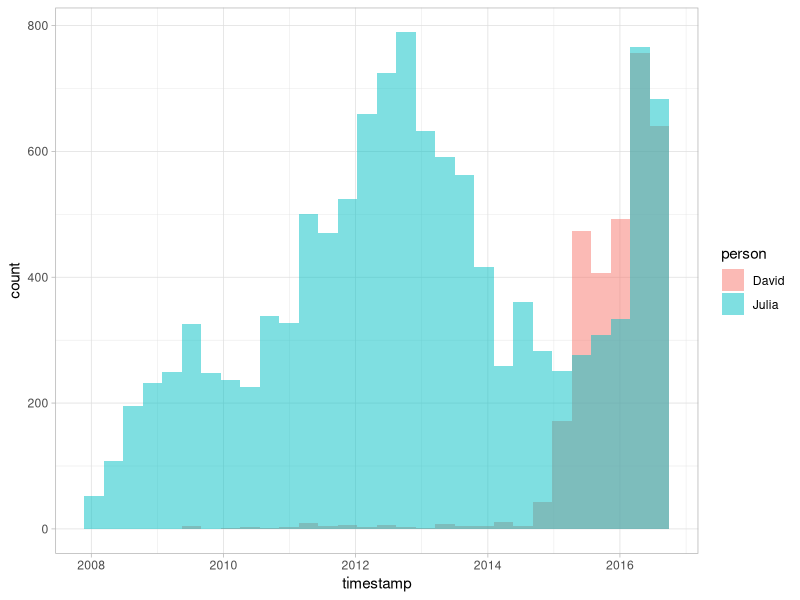
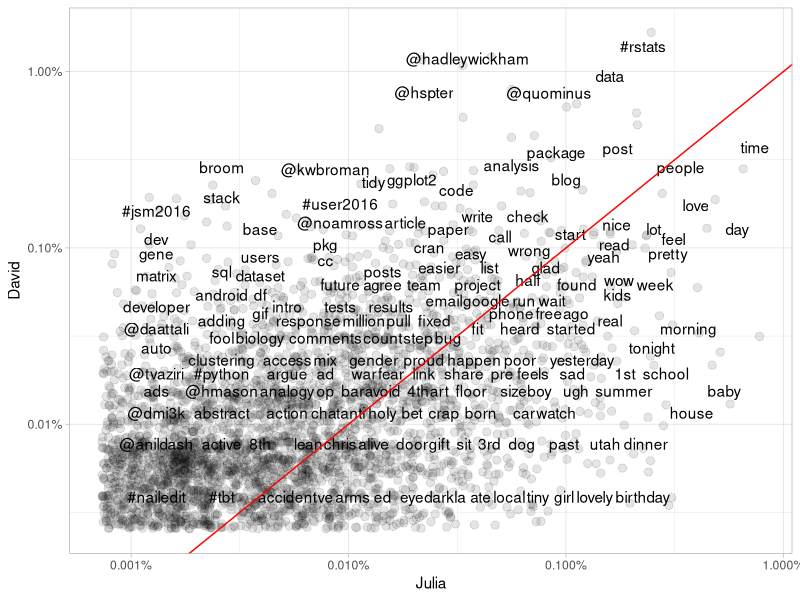
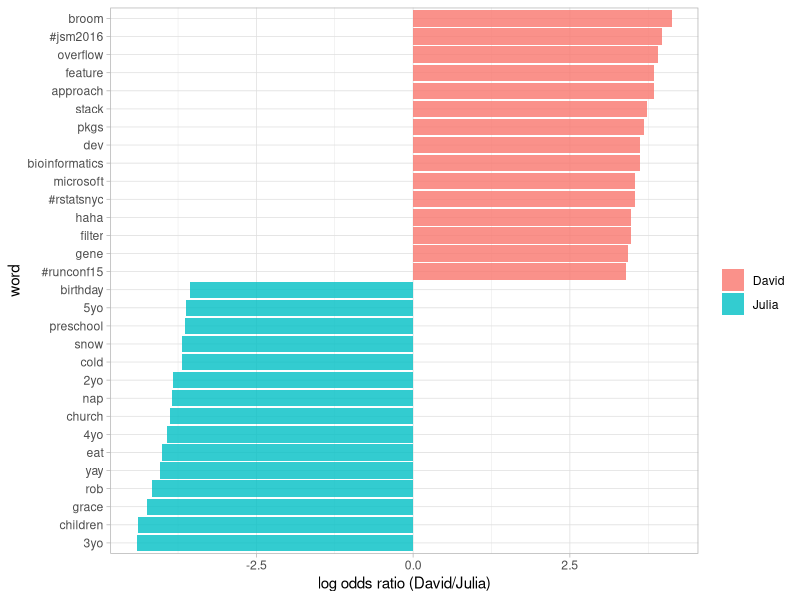

Write the R code that produced these figures, in order. (Note: this script raises an error after producing the figures.)
## ---- chunk 1
library(knitr)
opts_chunk$set(message = FALSE, warning = FALSE, cache = TRUE)
options(width = 100, dplyr.width = 100)
library(ggplot2)
theme_set(theme_light())
## ---- chunk 2
library(lubridate)
library(ggplot2)
library(dplyr)
library(readr)

tweets_julia <- read_csv("data/tweets_julia.csv")
tweets_dave <- read_csv("data/tweets_dave.csv")
tweets <- bind_rows(tweets_julia %>% 
                      mutate(person = "Julia"),
                    tweets_dave %>% 
                      mutate(person = "David")) %>%
  mutate(timestamp = ymd_hms(timestamp))

ggplot(tweets, aes(x = timestamp, fill = person)) +
  geom_histogram(alpha = 0.5, position = "identity")
## ---- chunk 3
library(tidytext)
library(stringr)

reg <- "([^A-Za-z_\\d#@']|'(?![A-Za-z_\\d#@]))"
tidy_tweets <- tweets %>% 
  mutate(text = str_replace_all(text, "https://t.co/[A-Za-z\\d]+|http://[A-Za-z\\d]+|&amp;|&lt;|&gt;|RT", "")) %>%
  unnest_tokens(word, text, token = "regex", pattern = reg) %>%
  filter(!word %in% stop_words$word,
         str_detect(word, "[a-z]"))
## ---- chunk 4
frequency <- tidy_tweets %>% 
  group_by(person) %>% 
  count(word, sort = TRUE) %>% 
  left_join(tidy_tweets %>% 
              group_by(person) %>% 
              summarise(total = n())) %>%
  mutate(freq = n/total)

frequency
## ---- chunk 5
frequency <- inner_join(frequency %>% 
                          filter(person == "Julia") %>% 
                          rename(Julia = freq),
                        frequency %>% 
                          filter(person == "David") %>% 
                          rename(David = freq),
                        by = "word") %>% 
  ungroup() %>% 
  select(word, Julia, David)

frequency

library(scales)
ggplot(frequency, aes(Julia, David)) +
  geom_jitter(alpha = 0.1, size = 2.5, width = 0.25, height = 0.25) +
  geom_text(aes(label = word), check_overlap = TRUE, vjust = 1.5) +
  scale_x_log10(labels = percent_format()) +
  scale_y_log10(labels = percent_format()) +
  geom_abline(color = "red")
## ---- chunk 6
library(tidyr)
word_ratios <- tidy_tweets %>%
  filter(!str_detect(word, "^@")) %>%
  count(word, person) %>%
  filter(sum(n) >= 5) %>%
  spread(person, n, fill = 0) %>%
  ungroup() %>%
  mutate_each(funs((. + 1) / sum(. + 1)), -word) %>%
  mutate(logratio = log(David / Julia)) %>%
  arrange(desc(logratio))
## ---- chunk 7
word_ratios %>% 
  arrange(abs(logratio))
## ---- chunk 8
word_ratios %>%
  group_by(logratio < 0) %>%
  top_n(15, abs(logratio)) %>%
  ungroup() %>%
  mutate(word = reorder(word, logratio)) %>%
  ggplot(aes(word, logratio, fill = logratio < 0)) +
  geom_bar(alpha = 0.8, stat = "identity") +
  coord_flip() +
  ylab("log odds ratio (David/Julia)") +
  scale_fill_discrete(name = "", labels = c("David", "Julia"))
## ---- chunk 9
totals <- tidy_tweets %>%
  group_by(person) %>%
  summarise(total_words = n())

totals
## ---- chunk 10
sentiment_by_person <- tidy_tweets %>%
  inner_join(get_sentiments("nrc")) %>%
  count(sentiment, person) %>%
  ungroup() %>%
  left_join(totals) %>%
  rename(words = n)

sentiment_by_person
## ---- chunk 11
library(purrr)

sentiment_differences <- sentiment_by_person %>% 
  nest(-sentiment) %>%
  mutate(tests = map(data, ~ poisson.test(.$words, .$total_words)))

sentiment_differences
## ---- chunk 12
library(broom)

sentiment_differences <- sentiment_differences %>% 
  unnest(map(tests, tidy)) %>% 
  select(-data, -tests)

sentiment_differences
## ---- chunk 13
library(scales)

sentiment_differences %>%
  ungroup() %>%
  mutate(sentiment = reorder(sentiment, estimate)) %>%
  mutate_each(funs(1 - .), estimate, conf.low, conf.high) %>%
  ggplot(aes(estimate, sentiment)) +
  geom_point(size = 2.5) +
  geom_errorbarh(aes(xmin = conf.low, xmax = conf.high)) +
  scale_x_continuous(labels = percent_format()) +
  labs(x = "% increase for Julia relative to David",
       y = "Sentiment")
## ---- chunk 14
word_ratios %>%
  inner_join(get_sentiments("nrc")) %>%
  filter(!sentiment %in% c("positive", "negative")) %>%
  mutate(sentiment = reorder(sentiment, -logratio),
         word = reorder(word, -logratio)) %>%
  group_by(sentiment) %>%
  top_n(10, abs(logratio)) %>%
  ungroup() %>%
  ggplot(aes(word, logratio, fill = logratio < 0)) +
  facet_wrap(~ sentiment, scales = "free", nrow = 2) +
  geom_bar(stat = "identity") +
  theme(axis.text.x = element_text(angle = 90, hjust = 1)) +
  labs(y = "log odds ratio (David/Julia)",
       x = NULL) +
  scale_fill_discrete(name = "", labels = c("David", "Julia"))
## ---- chunk 15
tweets_julia <- read_csv("data/juliasilge_tweets.csv")
tweets_dave <- read_csv("data/drob_tweets.csv")
tweets <- bind_rows(tweets_julia %>% 
                      mutate(person = "Julia"),
                    tweets_dave %>% 
                      mutate(person = "David")) %>%
  mutate(created_at = ymd_hms(created_at))
## ---- chunk 16
tidy_tweets <- tweets %>% 
  filter(!str_detect(text, "^RT")) %>%
  mutate(text = str_replace_all(text, "https://t.co/[A-Za-z\\d]+|http://[A-Za-z\\d]+|&amp;|&lt;|&gt;|RT", "")) %>%
  unnest_tokens(word, text, token = "regex", pattern = reg) %>%
  anti_join(stop_words)

tidy_tweets
## ---- chunk 17
totals <- tidy_tweets %>% 
  group_by(person, id) %>% 
  summarise(rts = sum(retweets)) %>% 
  group_by(person) %>% 
  summarise(total_rts = sum(rts))

totals
## ---- chunk 18
word_by_rts <- tidy_tweets %>% 
  group_by(id, word, person) %>% 
  summarise(rts = sum(retweets)) %>% 
  group_by(person, word) %>% 
  summarise(retweets = sum(rts)) %>%
  left_join(totals) %>%
  filter(retweets != 0) %>%
  ungroup()

word_by_rts %>% 
  arrange(desc(retweets))
## ---- chunk 19
plot_rts <- word_by_rts %>%
  mutate(ratio = retweets / total_rts) %>%  
  group_by(person) %>%
  top_n(8, ratio) %>%
  ungroup() %>%
  arrange(person, ratio) %>%
  mutate(order = row_number())

ggplot(plot_rts, aes(order, ratio, fill = person)) +
  geom_bar(stat = "identity", alpha = 0.8, show.legend = FALSE) +
  facet_wrap(~ person, scales = "free", ncol = 2) +
  coord_flip() +
  scale_x_continuous(breaks = plot_rts$order, labels = plot_rts$word) +
  scale_y_continuous(labels = percent_format()) +
  labs(x = NULL, y = "proportion of total RTs due to each word")
